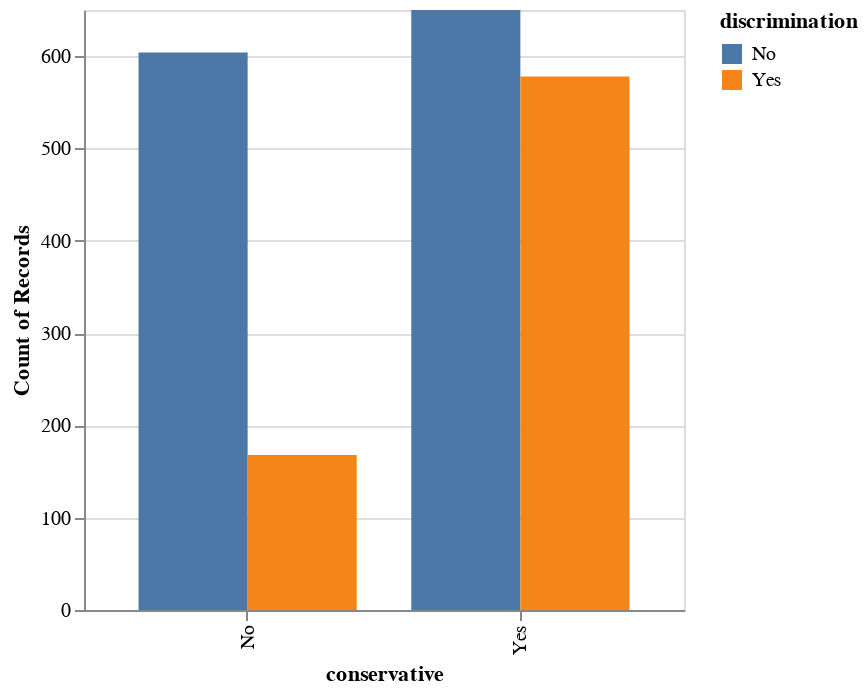

Notebook code cell kept with this figure:
### Code cell
alt.Chart(data.replace({0: 'No', 1: 'Yes'}), width=300).mark_bar().encode(
    x='conservative:N',
    xOffset='discrimination:N',
    y='count()',
    color='discrimination:N'
)

### Figure 1 — Vega-Lite specification as saved in the notebook (floating-point values rounded to 4 significant figures; data arrays with more than 128 entries replaced by an {"elided": "..."} marker saying what was removed)
{"config": {"view": {"continuousWidth": 300, "continuousHeight": 300}}, "data": {"name": "data-dab07dfa1d7ad8fbbbee0bf7cfb9e0aa"}, "mark": {"type": "bar"}, "encoding": {"color": {"field": "discrimination", "type": "nominal"}, "x": {"field": "conservative", "type": "nominal"}, "xOffset": {"field": "discrimination", "type": "nominal"}, "y": {"aggregate": "count", "type": "quantitative"}}, "width": 300, "$schema": "https://vega.github.io/schema/vega-lite/v5.20.1.json", "datasets": {"data-dab07dfa1d7ad8fbbbee0bf7cfb9e0aa": {"elided": "2000 records"}}}
